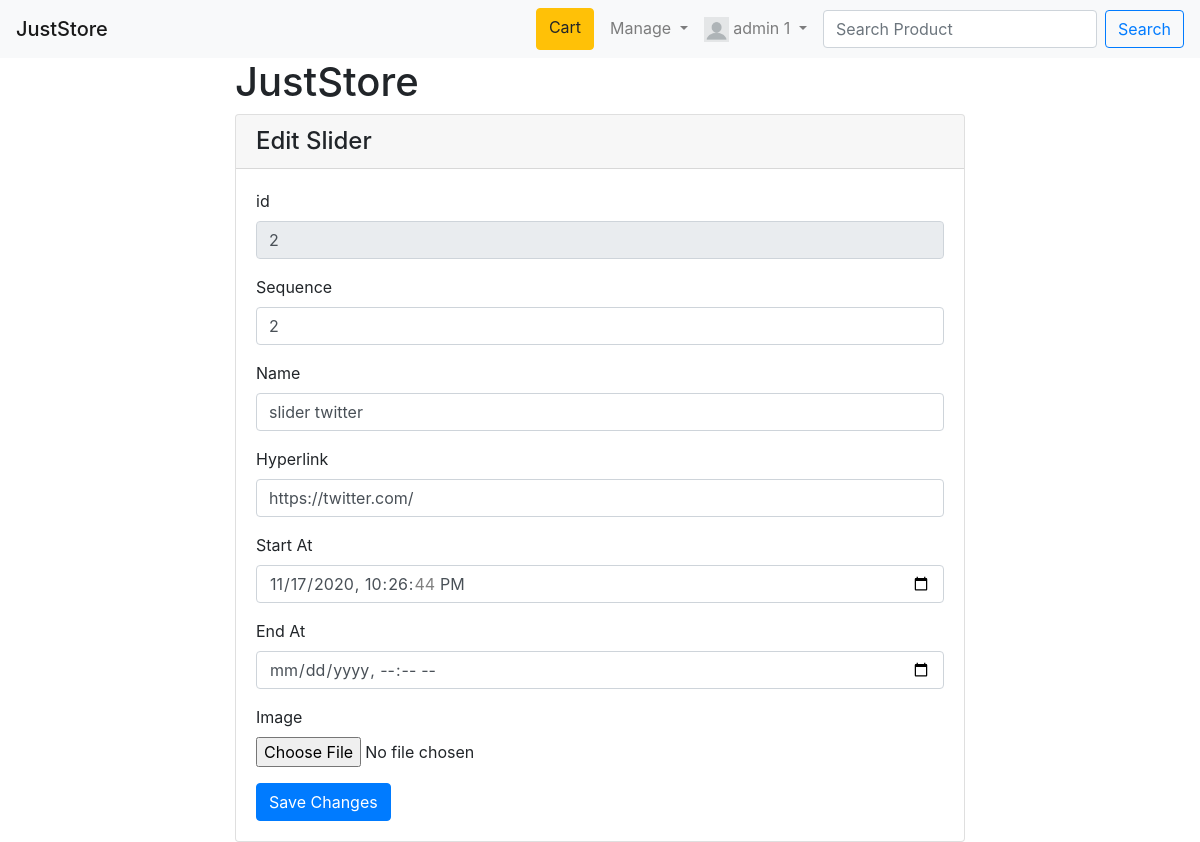
Screenshot of /mslideredit.php?id=2 (signed in) with the database file from the repository.
### tables this page shows
CREATE TABLE `slider` (
  `id_slider` int(11) NOT NULL,
  `sequence_slider` int(11) NOT NULL,
  `name_slider` varchar(255) NOT NULL,
  `hyperlink_slider` varchar(255) NOT NULL,
  `date_start_slider` datetime NOT NULL,
  `date_end_slider` datetime DEFAULT NULL,
  `image_slider` varchar(255) NOT NULL
);

### mSliderEdit.php (the view, shortened to what this page needs)
<?php
  include 'db.php';
?>
<!DOCTYPE html>
<html lang="en">
<head>
  <link rel="stylesheet" href="css/bootstrap.css">
</head>
<body>
<?php include 'navbar.php'; ?>
  <div class="container">
    <div class="row">
      <div class="col-2"></div>
      <div class="col-8">
      <h1>JustStore</h1>
        <div class="card">
          <h4 class="card-header">Edit Slider</h4>
          <div class="card-body">
          <form method="post" enctype="multipart/form-data">
          <?php
            $id_slider = $_GET['id'];
            $result= $conn->query("SELECT * FROM slider WHERE id_slider = '$id_slider'");
            $data = $result->fetch_assoc();
          ?>
          <div class="form-group">
              <label for="id">id</label>
              <input type="text" id="id" class="form-control" placeholder="Slider id" name="id" disabled
              value="<?php echo $data['id_slider']  ?>">
            </div>
            <div class="form-group">
              <label for="sequence">Sequence</label>
              <input type="text" id="sequence" class="form-control" placeholder="Sequence: Min 1" name="sequence" required value="<?php echo $data['sequence_slider'];  ?>">
            </div>
            <div class="form-group">
              <label for="name">Name</label>
              <input type="text" id="name" class="form-control" placeholder="Slider Name" name="name" required
              value="<?php echo $data['name_slider'];  ?>">
            </div>
            <div class="form-group">
              <label for="hyperlink">Hyperlink</label>
              <input type="text" id="hyperlink" class="form-control" placeholder="diawali dengan: http / https / localhost / 127.0.0.1" name="hyperlink" required value="<?php echo $data['hyperlink_slider'];  ?>">
            </div>
            <div class="form-group">
              <label for="date_start">Start At</label>
              <input type="datetime-local" id="date_start" class="form-control" placeholder="..." name="date_start" required value="<?php echo date('Y-m-d\TH:i:s',strtotime($data["date_start_slider"])); ?>">
            </div>
            <div class="form-group">
              <label for="date_end">End At</label>
              <input type="datetime-local" id="date_end" class="form-control" placeholder="..." name="date_end" <?php
              ?> >
            </div>
            <div class="form-group">
              <label for="image">Image</label>
              <input type="file" class="form-control-file" id="image" name="image">
            </div>
            <button type="submit" class="btn btn-primary" name="save">Save Changes</button>
          </form>
          </div>
        </div>
      </div>
    </div>
  </div>
</body>
</html>

### rows the page displays
slider: id "2", sequence "2", name "slider twitter", hyperlink "https://twitter.com/", date_start "11/17/2020 22:26:44"

### other values shown
$_SESSION['member']['name_member'] "admin 1"
